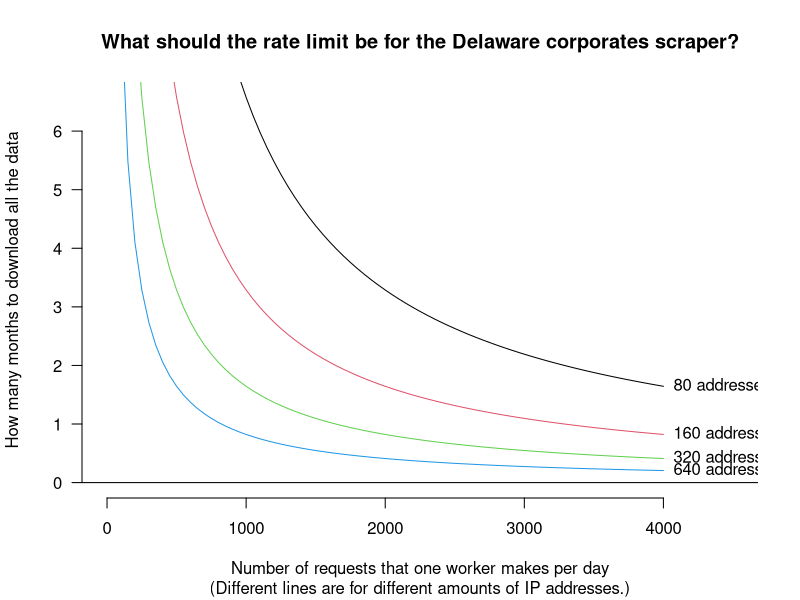

Here is the R script that generated this plot:
N <- 8e6
ip.addresses <- 10 * 2^(3:6)
daily.quota <- seq(50, 4000, 50)

ymax <- 200

png('choosing-rate-limit.png', width = 1600, height = 900, pointsize = 24)
plot(0, 0, main = 'What should the rate limit be for the Delaware corporates scraper?',
     sub = '(Different lines are for different amounts of IP addresses.)',
     xlab = 'Number of requests that one worker makes per day',
     xlim = c(0, max(daily.quota) * 9/8),
     ylab = 'How many months to download all the data',
     ylim = c(0, ymax),
     type = 'n', bty = 'n', axes = F
)
axis(1)
axis(2, at = ((0:6)/12) * 365, labels = 0:6, las = 1)
abline(h = 0)

color <- 1
for (i in ip.addresses) {
    y <- 2*N/(i*daily.quota)
    lines(y ~ daily.quota, col = color)
    color <- color + 1
}
text(max(daily.quota), 2*N/(ip.addresses * max(daily.quota)),
     label = paste(ip.addresses, 'addresses'), pos = 4)
dev.off()
